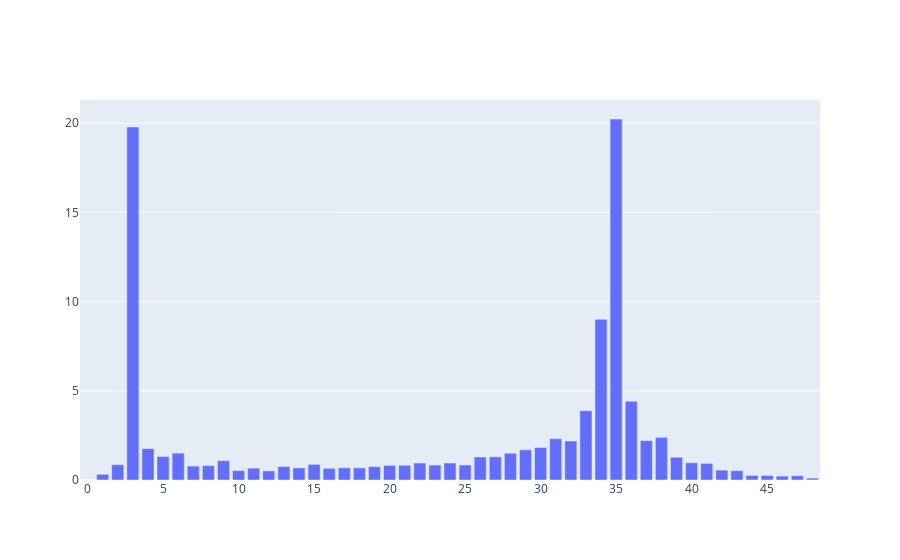

Notebook cell for this chart:
### Code cell
mlp_out = model.mlp_layers[0].layers[-1].weight.data #( model_dim, 4*model_dim )
unembed = model.unembed_layer.weight.data #(vocab , model_dim)

combine = unembed@mlp_out # (P, hidden_layers)
f = fft.fft(combine, dim =0,norm = "ortho")

plot_freqs(f)

### Figure 1 — Plotly figure (JSON) as saved in the notebook; plotly's stock layout.template omitted (floating-point values rounded to 4 significant figures)
{"data": [{"name": "FFT Magnitudes", "type": "bar", "x": [0, 1, 2, 3, 4, 5, 6, 7, 8, 9, 10, 11, 12, 13, 14, 15, 16, 17, 18, 19, 20, 21, 22, 23, 24, 25, 26, 27, 28, 29, 30, 31, 32, 33, 34, 35, 36, 37, 38, 39, 40, 41, 42, 43, 44, 45, 46, 47, 48], "y": [0, 0.3191, 0.8599, 19.78, 1.756, 1.317, 1.507, 0.7789, 0.8079, 1.085, 0.528, 0.665, 0.5121, 0.7547, 0.6783, 0.8765, 0.6562, 0.6851, 0.6822, 0.7487, 0.8181, 0.8249, 0.9519, 0.8362, 0.9535, 0.8424, 1.289, 1.301, 1.501, 1.692, 1.821, 2.314, 2.186, 3.884, 9.003, 20.23, 4.416, 2.207, 2.389, 1.277, 0.9653, 0.9303, 0.5523, 0.5211, 0.2525, 0.2493, 0.2196, 0.2389, 0.1046]}], "layout": {}}
